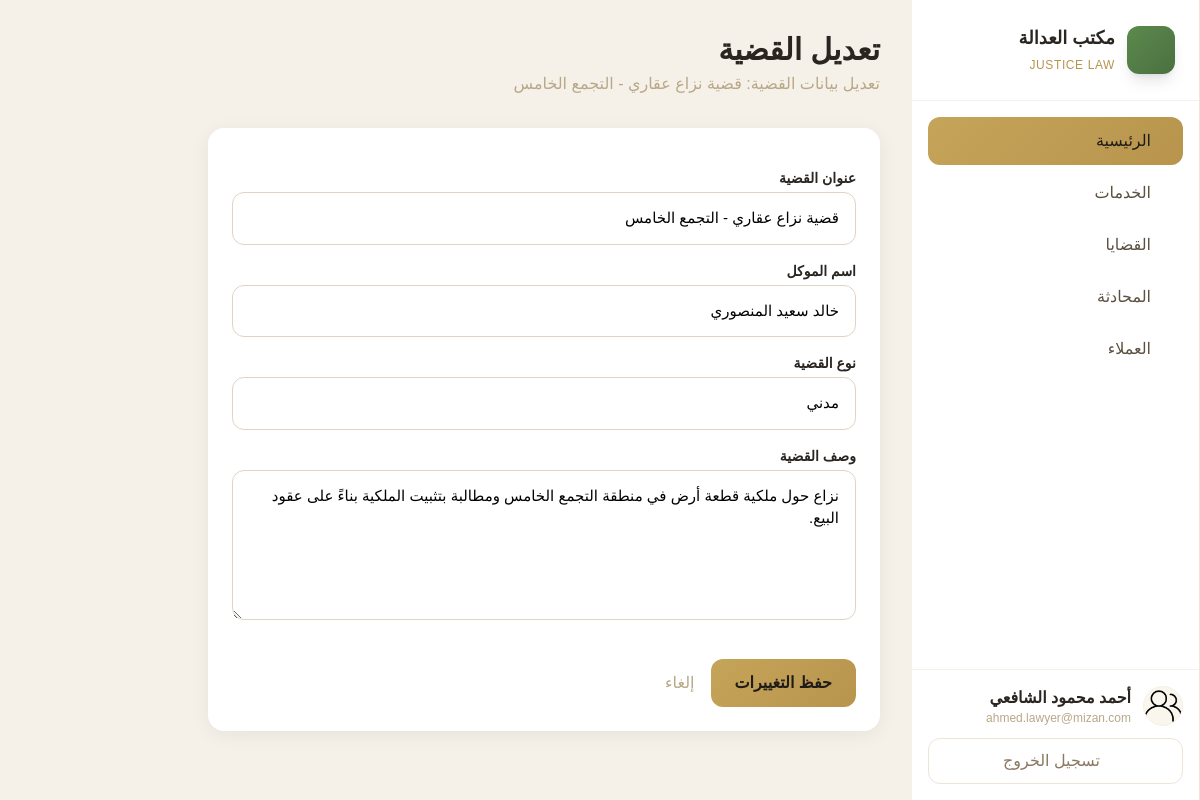
/pages/lawyer/edit_case.php?id=1 (signed in), run on the app's committed database.
### tables this page shows
CREATE TABLE IF NOT EXISTS cases (
    id INT AUTO_INCREMENT PRIMARY KEY,
    client_id INT NOT NULL,
    lawyer_id INT DEFAULT NULL,
    title VARCHAR(255) NOT NULL,
    client_name VARCHAR(255) NOT NULL,
    lawyer_name VARCHAR(255) DEFAULT NULL,
    case_type VARCHAR(100) DEFAULT NULL,
    status ENUM('active', 'pending', 'completed') DEFAULT 'pending',
    description TEXT,
    created_at TIMESTAMP DEFAULT CURRENT_TIMESTAMP,
    FOREIGN KEY (client_id) REFERENCES users(id) ON DELETE CASCADE,
    FOREIGN KEY (lawyer_id) REFERENCES users(id) ON DELETE SET NULL
);

### includes/auth.php (called while the page is built, shortened)
<?php
function getUser() {
    return [
        "id" => $_SESSION["user_id"] ?? null,
        "name" => $_SESSION["user_name"] ?? null,
        "email" => $_SESSION["user_email"] ?? null,
        "role" => $_SESSION["user_role"] ?? null,
    ];
}

### pages/lawyer/edit_case.php (the view, shortened to what this page needs)
<?php
require_once __DIR__ . "/../../includes/auth.php";
$conn = getDb();
$user = getUser();
$case_id = $_GET["id"] ?? null;
$stmt = $conn->prepare("SELECT * FROM cases WHERE id = ? AND lawyer_id = ?");
$stmt->bind_param("ii", $case_id, $user["id"]);
$stmt->execute();
$case = $stmt->get_result()->fetch_assoc();
include __DIR__ . "/../../includes/header.php";
?>
<div class="p-6 lg:p-8">
    <div class="mb-8">
        <h1 class="text-2xl lg:text-3xl font-bold text-dark-700">تعديل القضية</h1>
        <p class="text-noble-600 mt-1">تعديل بيانات القضية: <?= htmlspecialchars($case['title']) ?></p>
    </div>
    <div class="card p-6 max-w-2xl">
        <form method="POST" action="<?= SITE_URL ?>/actions/update_case.php" class="space-y-4">
            <div>
                <label class="block text-sm font-semibold text-dark-700 mb-1">عنوان القضية</label>
                <input type="text" name="title" value="<?= htmlspecialchars($case['title']) ?>" class="input-field" required>
            </div>
            <div>
                <label class="block text-sm font-semibold text-dark-700 mb-1">اسم الموكل</label>
                <input type="text" name="client_name" value="<?= htmlspecialchars($case['client_name']) ?>" class="input-field" required>
            </div>
            <div>
                <label class="block text-sm font-semibold text-dark-700 mb-1">نوع القضية</label>
                <input type="text" name="case_type" value="<?= htmlspecialchars($case['case_type']) ?>" class="input-field">
            </div>
            <div>
                <label class="block text-sm font-semibold text-dark-700 mb-1">وصف القضية</label>
                <textarea name="description" class="input-field min-h-[150px]"><?= htmlspecialchars($case['description']) ?></textarea>
            </div>
            <div class="flex items-center gap-4 pt-4">
                <button type="submit" class="btn-primary">حفظ التغييرات</button>
                <a href="cases.php" class="text-noble-600 hover:text-dark-700">إلغاء</a>
            </div>
        </form>
    </div>
</div>
<?php include __DIR__ . "/../../includes/footer.php"; ?>

### includes/header.php (shortened to what this page needs)
<?php
require_once __DIR__ . "/auth.php";
$user = getUser();
?>
<!DOCTYPE html>
<html lang="ar" dir="rtl">
<head>
    <script src="https://cdn.tailwindcss.com"></script>
</head>
<body class="min-h-screen bg-noble-200">
            <?php include __DIR__ . "/sidebar-menu.php"; ?>
    <aside class="hidden lg:flex flex-col fixed right-0 top-0 bottom-0 w-72 bg-white border-r border-noble-300 z-40">
        <div class="p-6 border-b border-noble-200">
            <a href="<?= SITE_URL ?>" class="flex items-center gap-3">
                <div class="w-12 h-12 rounded-xl bg-gradient-to-br from-justice-500 to-justice-600 flex items-center justify-center shadow-lg">
                </div>
                <div>
                    <span class="font-bold text-lg text-dark-700 block">مكتب العدالة</span>
                    <span class="text-xs text-gold-500 tracking-wider">JUSTICE LAW</span>
                </div>
            </a>
        </div>
        <nav class="flex-1 p-4 space-y-1 overflow-y-auto">
            <?php include __DIR__ . "/sidebar-menu.php"; ?>
        </nav>
        <div class="p-4 border-t border-noble-200">
            <div class="flex items-center gap-3 mb-3">
                <div class="w-10 h-10 rounded-full overflow-hidden flex items-center justify-center bg-noble-100 border border-noble-200">
                    <img src="<?= SITE_URL ?>/assets/images/user.png" alt="Avatar" class="w-full h-full object-cover">
                </div>
                <div class="flex-1 min-w-0">
                    <p class="font-semibold text-dark-700 truncate"><?= $user['name'] ?? 'مستخدم' ?></p>
                    <p class="text-xs text-noble-600 truncate"><?= $user['email'] ?? '' ?></p>
                </div>
            </div>
            <a href="<?= SITE_URL ?>/actions/logout.php" class="flex items-center justify-center gap-2 w-full py-2.5 rounded-xl border border-noble-300 text-noble-700 hover:bg-noble-100 transition-colors">
                تسجيل الخروج
            </a>
        </div>
    </aside>
    <main class="lg:mr-72 pt-16 lg:pt-0 min-h-screen">

### includes/header.php (style rules this page uses)
* { box-sizing: border-box; }
html { scroll-behavior: smooth; }
body { font-family: 'IBM Plex Sans Arabic', sans-serif; background-color: #F5F0E8; }
.card { background: white; border-radius: 16px; box-shadow: 0 4px 20px rgba(0,0,0,0.06); transition: all 0.3s ease; }
.btn-primary { background: linear-gradient(135deg, #C5A55A 0%, #B8944D 100%); color: #1F1B18; padding: 12px 24px; border-radius: 12px; font-weight: 600; transition: all 0.3s ease; }
.input-field { background: white; border: 1px solid #E0D4C3; border-radius: 12px; padding: 14px 16px; font-size: 15px; transition: all 0.3s ease; width: 100%; }

### data on the page
cases: lawyer_name "أحمد محمود الشافعي", title "قضية نزاع عقاري - التجمع الخامس", client_name "خالد سعيد المنصوري", case_type "مدني", description "نزاع حول ملكية قطعة أرض في منطقة التجمع الخامس ومطالبة بتثبيت الملكية بناءً على عقود البيع."

### other printed values
$link['label'] "الرئيسية"
$link['label'] "الخدمات"
$link['label'] "القضايا"
$link['label'] "المحادثة"
$link['label'] "العملاء"
$user['email'] "ahmed.lawyer@mizan.com"
